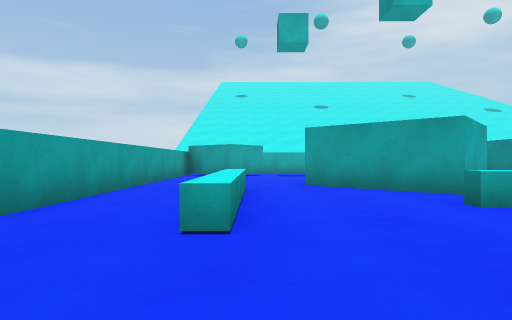
[1] (above)

14 first-person views from a walk through a Unity game level. The camera is 0.55 m above the floor, looks level and sees 75° across. The floor is counted in squares, 1 m on a side. Each view is taken from the middle of a square. On the plan, view 1 faces up. The plan holds only what a view shows up to about 9 squares ahead; the rest is blank. The place goes on beyond the plan. The player character is not drawn.

[2]
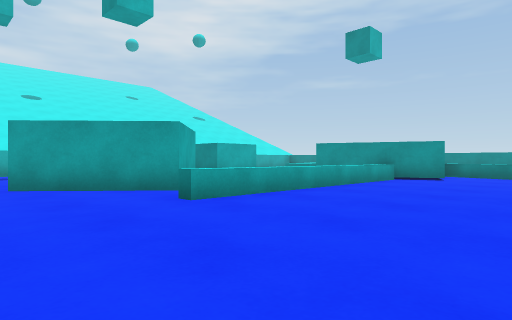

[3]
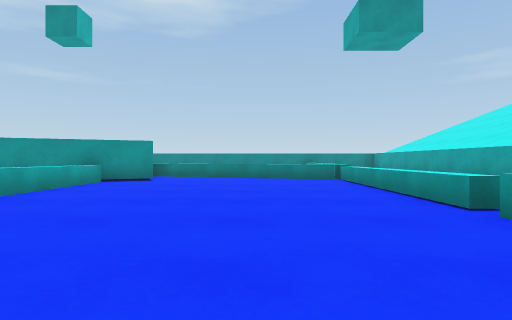

[4]
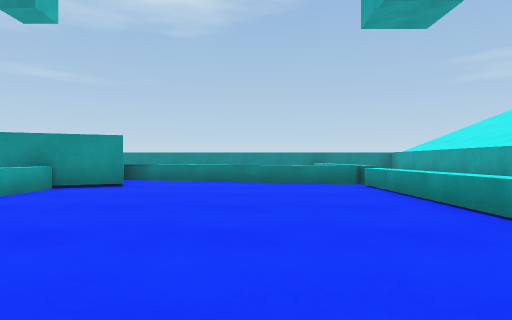

[5]
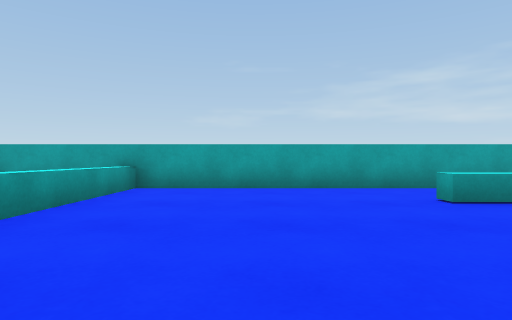

[6]
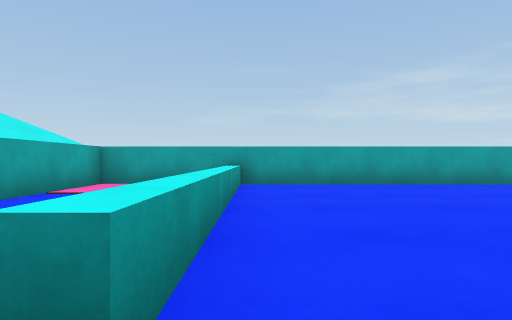

[7]
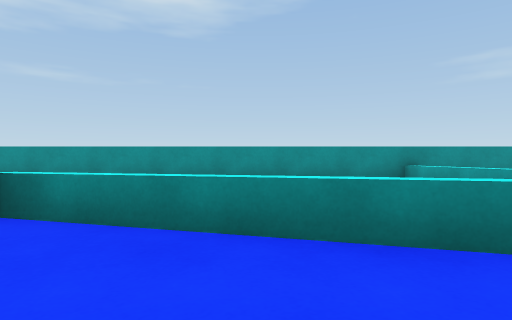

[8]
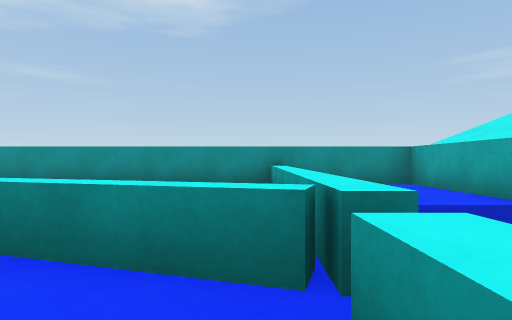

[9]
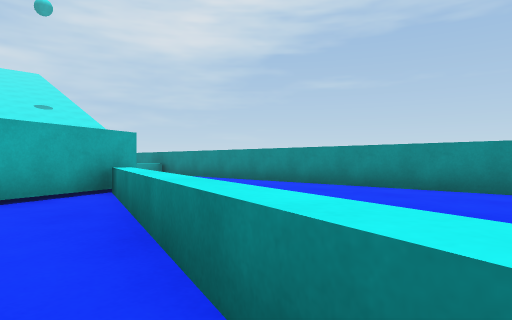

[10]
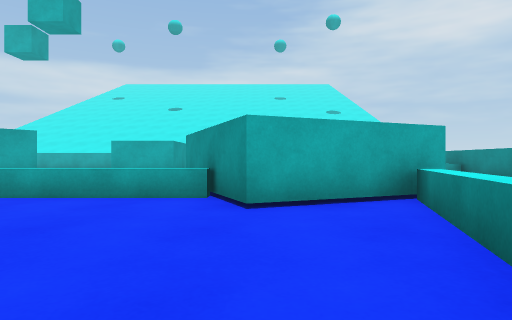

[11]
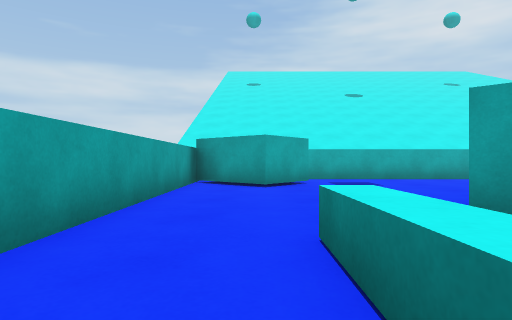

[12]
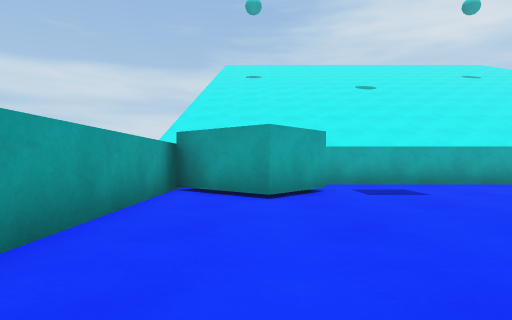

[13]
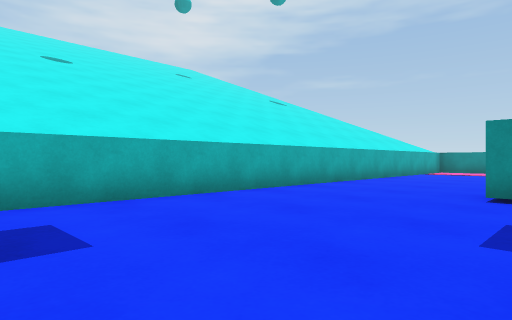

[14]
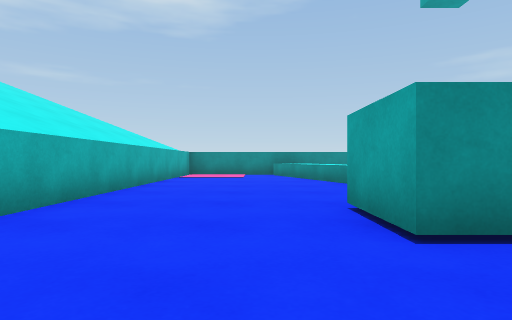

### Floor plan
Key: @ floor where view 1 was taken; # wall or solid block; x gap in a wall; . floor; = window, fence, low wall or low ledge; ^ raised ledge; B cyan block.
Columns run from 3 left of view 1 to 17 right of it. Each row starts with its distance up from view 1.
 14     #############
 13    ..............
 12 #B B.............
 11 #.B..............
 10 #........BBB.....
  9 #........B   ..^^
  8 #....    BBB        #
  7 #....###            #
  6 #..^..##    #       #
  5 #..^..x     #       #
  4 #..^..======##### ..#
  3 #..^.........##=  ..#
  2 #..............^  ..#
  1 #..............= ...#
  0 #..@..........=  ...#
 -1 #.............^  ...#
 -2 #.............======#
 -3 #======x^^^^^x======#
 -4 #              ...  #
 -5 ##                  #

Where each view was taken, in squares from view 1:
view 1: 0 up, 0 right, facing up
view 2: 0 up, 0 right, facing up-right
view 3: 0 up, 1 right, facing right
view 4: 0 up, 3 right, facing right
view 5: 0 up, 4 right, facing left
view 6: 2 down, 5 right, facing left
view 7: 1 up, 9 right, facing right
view 8: 2 down, 9 right, facing right
view 9: 2 down, 10 right, facing up-right
view 10: 1 down, 10 right, facing up
view 11: 4 up, 1 left, facing up
view 12: 6 up, 1 left, facing up
view 13: 9 up, 1 right, facing up-right
view 14: 11 up, 4 right, facing right
